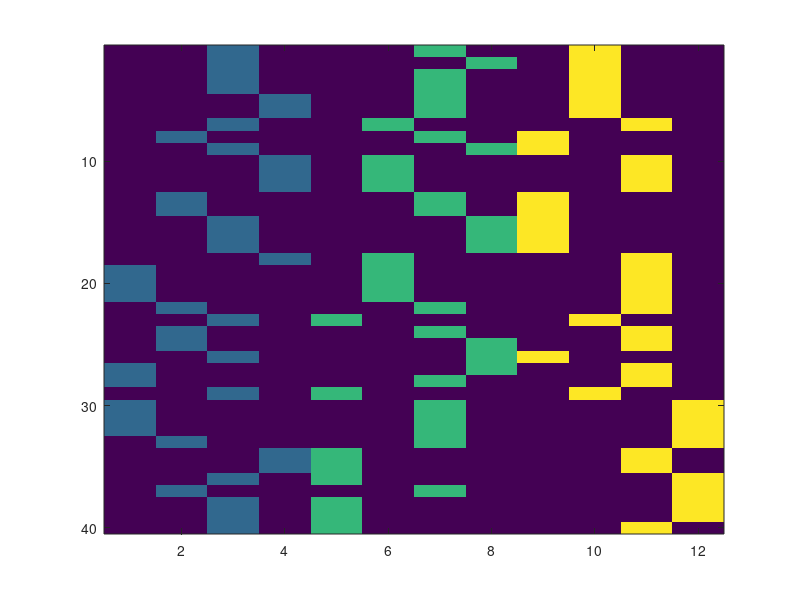

MATLAB code for this plot:
clear all; close all; clc

%%
OVS = [6,9,10,12,16,18,25,27,30,31,32,33];
MIDDLE = [2,5,11,15,17,26,34:39];
SVOZ = [8,9,13:17,19:21,23,26:32,34:36,38:40];
SZVO = [1:8,10:14,18:25,29,33,37];

%%
OVS_1 = OVS([1 6 3 4]); 
OVS_2 = OVS([5 2 7 8]);
OVS_3 = OVS([9 10 11 12]);
MIDDLE_1 = MIDDLE([7 2 3 8]); 
MIDDLE_2 = MIDDLE([5 6 1 4]);
MIDDLE_3 = MIDDLE([9 10 11 12]);
FILLER_1 = union(OVS_1, MIDDLE_1);
FILLER_2 = union(OVS_2, MIDDLE_2);
FILLER_3 = union(OVS_3, MIDDLE_3);
SVOZ_1 = [19 20 21 27 28 30 31:32];
SVOZ_2 = [23 29 34:36 38:40];
SVOZ_3 = [8 13 14 9 15:16 17 26];
SZVO_1 = [8 13 14 22 24 25 33 37];
SZVO_2 = [19 20 21 7 10 11 12 18];
SZVO_3 = [23 29 1:6];

SVO_1 = union(SVOZ_1, SZVO_1);
SVO_2 = union(SVOZ_2, SZVO_2);
SVO_3 = union(SVOZ_3, SZVO_3);

SVO_FILLER_1 = union(SVO_1, FILLER_1);
SVO_FILLER_2 = union(SVO_2, FILLER_2);
SVO_FILLER_3 = union(SVO_3, FILLER_3);

ZM_1 = setdiff(1:40, SVO_FILLER_1);
ZM_2 = setdiff(1:40, SVO_FILLER_2);
ZM_3 = setdiff(1:40, SVO_FILLER_3);

stim_numbers.run1.ZM = ZM_1;
stim_numbers.run1.SVOZ = SVOZ_1;
stim_numbers.run1.SZVO = SZVO_1;
stim_numbers.run1.OVS = OVS_1;
stim_numbers.run1.MIDDLE = MIDDLE_1;

stim_numbers.run2.ZM = ZM_2;
stim_numbers.run2.SVOZ = SVOZ_2;
stim_numbers.run2.SZVO = SZVO_2;
stim_numbers.run2.OVS = OVS_2;
stim_numbers.run2.MIDDLE = MIDDLE_2;

stim_numbers.run3.ZM = ZM_3;
stim_numbers.run3.SVOZ = SVOZ_3;
stim_numbers.run3.SZVO = SZVO_3;
stim_numbers.run3.OVS = OVS_3;
stim_numbers.run3.MIDDLE = MIDDLE_3;

save('stim_order_per_run.mat', 'stim_numbers');
mat(SVOZ_1, 1) = 1;
mat(SZVO_1, 2) = 1;
mat(ZM_1, 3) = 1;
mat(FILLER_1, 4) = 1;
mat(SVOZ_2, 5) = 2;
mat(SZVO_2, 6) = 2;
mat(ZM_2, 7) = 2;
mat(FILLER_2, 8) = 2;
mat(SVOZ_3, 9) = 3;
mat(SZVO_3, 10) = 3;
mat(ZM_3, 11) = 3;
mat(FILLER_3, 12) = 3;
figure('color', [1 1 1])
imagesc(mat)

ALL1 = [SVOZ_1, SZVO_1, ZM_1, FILLER_1];
ALL2 = [SVOZ_2, SZVO_2, ZM_2, FILLER_2];
ALL3 = [SVOZ_3, SZVO_3, ZM_3, FILLER_3];

intersect(SVOZ_1, SVOZ_2)
intersect(SVOZ_1, SVOZ_3)
intersect(SVOZ_2, SVOZ_3)
intersect(SZVO_1, SZVO_2)
intersect(SZVO_1, SZVO_3)
intersect(SZVO_2, SZVO_3)
intersect(FILLER_1, FILLER_2)
intersect(FILLER_2, FILLER_3)
intersect(FILLER_1, FILLER_3)
intersect(SVO_1, FILLER_1)
intersect(SVO_2, FILLER_2)
intersect(SVO_3, FILLER_3)
intersect(ZM_1, SVO_1)
intersect(ZM_1, ZM_2)
intersect(ZM_2, ZM_3)
intersect(ZM_1, ZM_3)

length(ALL1) == length(union(ALL1, ALL1))
length(ALL2) == length(union(ALL2, ALL2))
length(ALL3) == length(union(ALL3, ALL3))

% curr_mid = MIDDLE;
% curr_ovs = OVS;
% ZM_comp1 = SVO_1;
% cnt = 1;
% while length(ZM_comp1)<=24;
%     if ~ismember(curr_mid(cnt), SVO_1)
%         ZM_comp1 = [ZM_comp1 curr_mid(cnt)];
%         curr_mid(cnt) = [];
%     end
%     cnt = cnt + 1;
% end